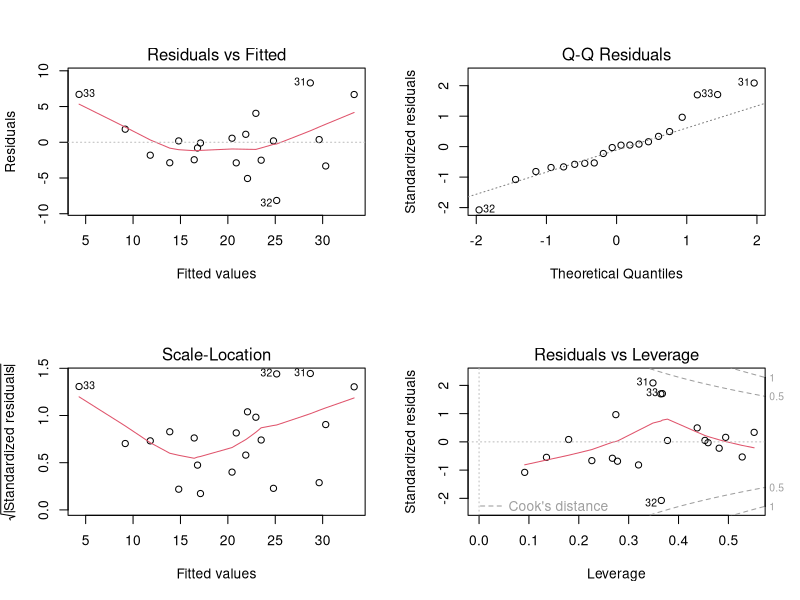
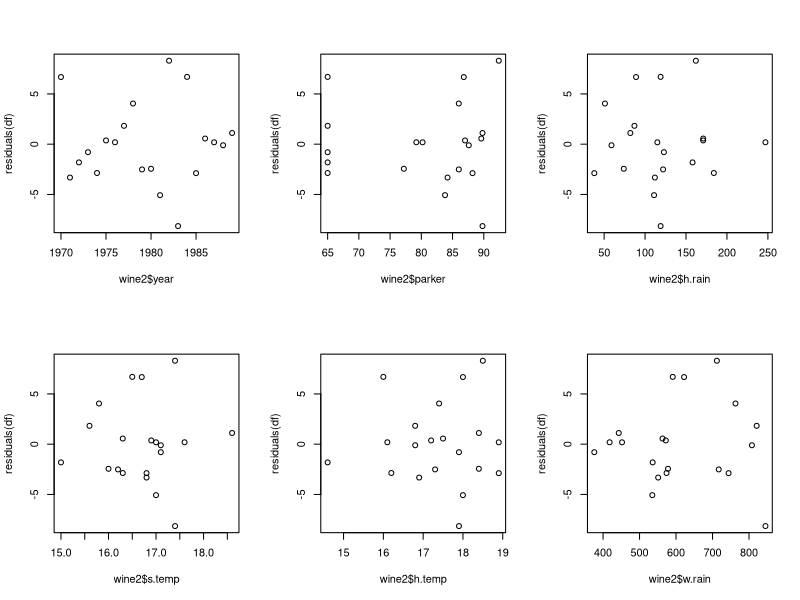
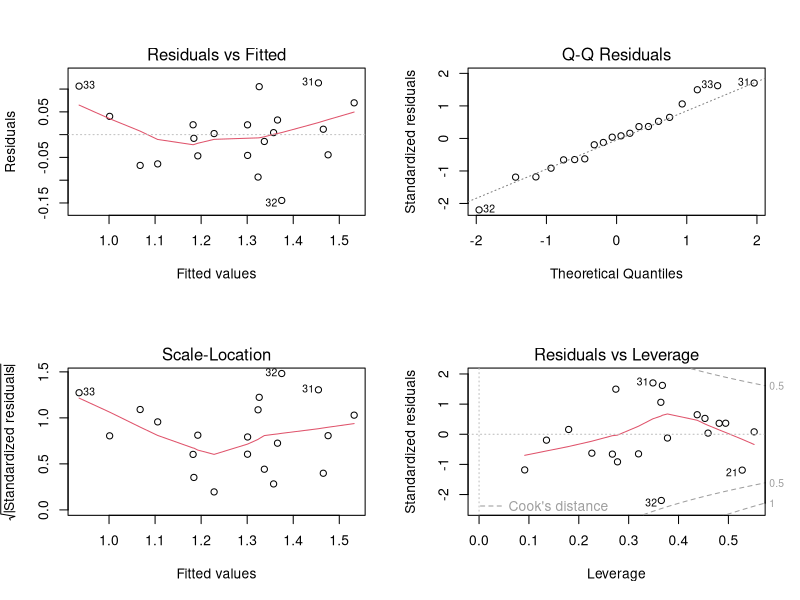
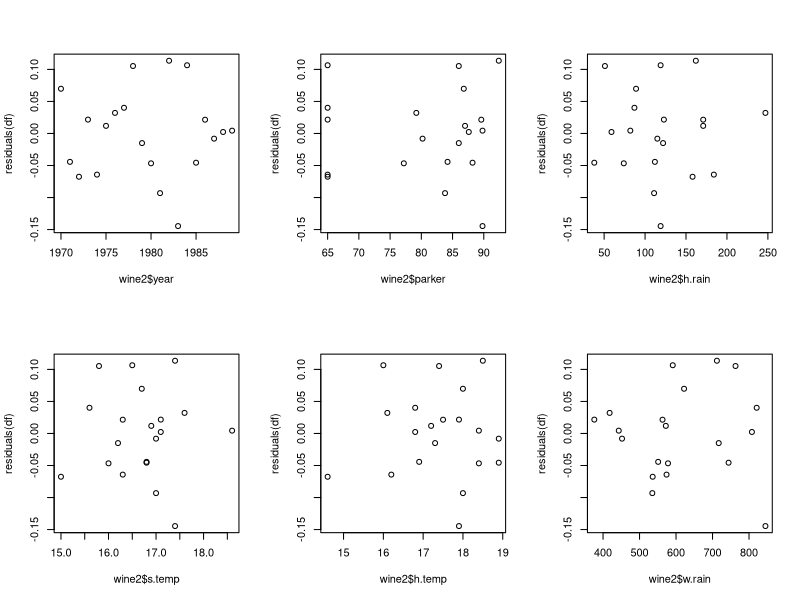
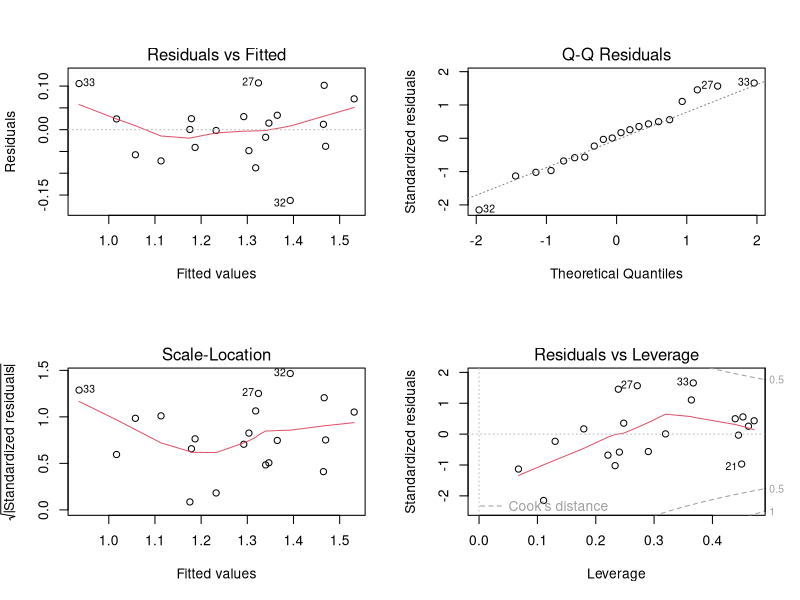
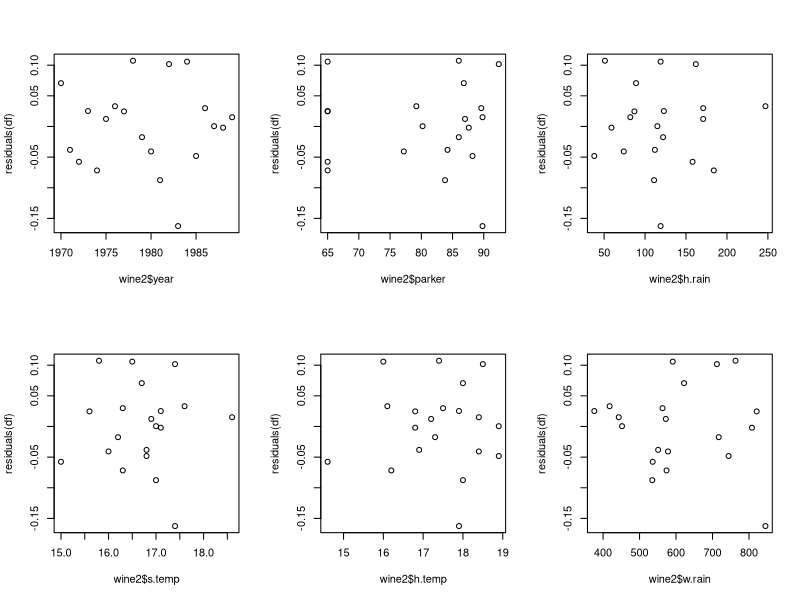
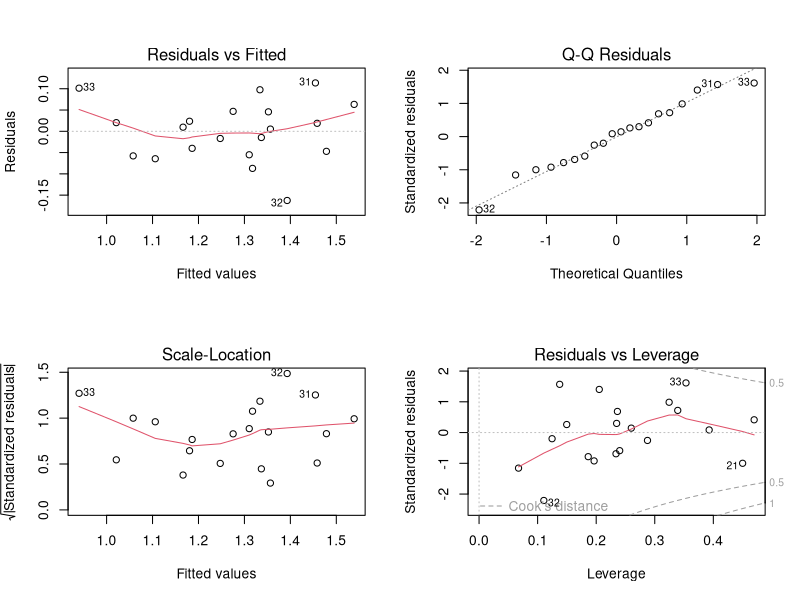
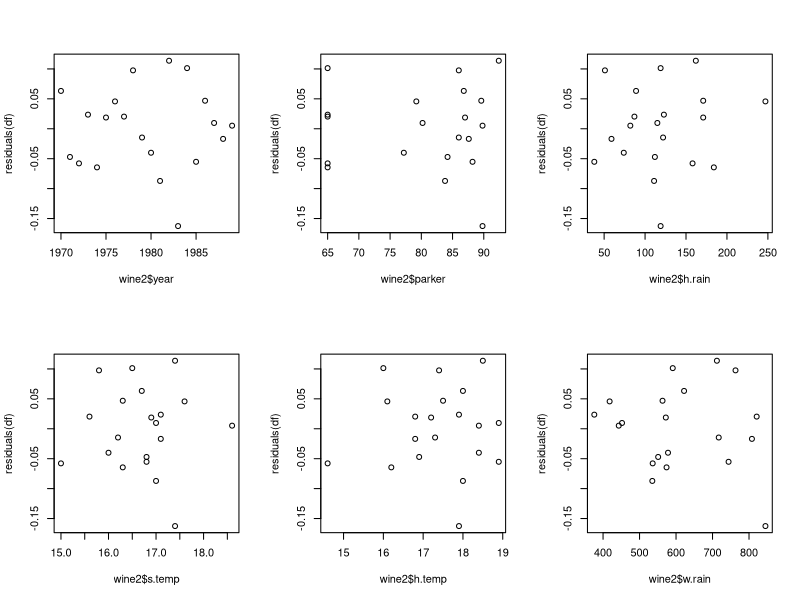

Reproduce these figures in R, in order. (Note: this script raises an error after producing the figures.)
# load dataset
wine <- read.table("wine.txt", header = TRUE)
# regress parker using the other variables
# ==========================================
pp <- lm("parker ~ year + h.rain + s.temp + w.rain + h.temp", data=wine)
summary(pp) # R2 30.11
# remove h.temp and year
pp <- lm("parker ~ h.rain + s.temp + w.rain", data=wine)
summary(pp) # R2 30 -> 35, Error 7.94 > 7.6
# remove h.rain
pp <- lm("parker ~ s.temp + w.rain", data=wine)
summary(pp) # R2 32.2
# Regressing price from other parameters
# ==========================================
# remove na rows from price and parker
wine2 <- wine[!is.na(wine$price),]
wine2 <- wine2[!is.na(wine2$parker),]
# correlation matrix
cor(wine2)
# plotting function to save plots
plotter = function(df, name1, name2){
  # plot model fit
  png(name1)
  par(mfrow=c(2,2))
  plot(df)
  dev.off()
  png(name2)
  par(mfrow=c(2, 3))
  plot(wine2$year, residuals(df))
  plot(wine2$parker, residuals(df))
  plot(wine2$h.rain, residuals(df))
  plot(wine2$s.temp, residuals(df))
  plot(wine2$h.temp, residuals(df))
  plot(wine2$w.rain, residuals(df))
  dev.off()}
# regress price on all predictor variables
wp2 <- lm("price ~ year + h.rain + s.temp + w.rain + h.temp + parker",
          data=wine2)

summary(wp2) # An adjusted R2 of 0.66 was observed with a RSE of 4.928.
plotter(wp2, "wp2_plot.png", "wp2_residuals.png")
wp3 <- lm("log10(price) ~ year + h.rain + s.temp + w.rain + h.temp + parker",
          data=wine2)
summary(wp3) # adj R2 was 0.78 and the RSE was 1.2
plotter(wp3, "wp3_plot.png", "wp3_residuals.png")
# removing w.rain from the model as it is least significant
wp4 <- lm("log10(price) ~ year + h.rain + s.temp + h.temp + parker",
          data=wine2)
summary(wp4)
plotter(wp4, "wp4_plot.png", "wp4_residuals.png")
# removing h.rain from the model as it is least significant
wp5 <- lm("log10(price) ~ year + s.temp + h.temp + parker", data=wine2)
summary(wp5)
plotter(wp5, "wp5_plot.png", "wp5_residuals.png")
# removing h.temp from the model as it is least significant
wp6 <- lm("log10(price) ~ year + s.temp + parker", data=wine2)
summary(wp6)
plotter(wp6, "wp6_plot.png", "wp6_residuals.png")
# removing s.temp from the model as it is least significant
wp7 <- lm("log10(price) ~ year + parker", data=wine2)
summary(wp7) # R2 reduced from wp6. Dont remove s.temp
plotter(wp7, "wp7_plot.png", "wp7_residuals.png")
# we confirm our choice of variables by performing a stepwise AIC analysis
library("MASS")
wp0 <- lm("price ~ 1", data=wine2)
stepAIC(wp0, ~year + h.rain + s.temp + w.rain + h.temp + parker, data=wine2,
        direction="both")
anova(wp6) # ANOVA analysis
library("car")
car::vif(wp6) # VIF 1.290710 1.431326 1.425071
# prediction analysis
test <- data.frame(price=27, year=1978, parker=86, s.temp=15.8)
test <- data.frame(price=17, year=1988, parker=87.6, s.temp=17.1)
test <- data.frame(price=11, year=1984, parker=65, s.temp=16.5)
confidence <- predict(wp6, test, se.fit=T, interval=c("confidence"))
prediction <- predict(wp6, test, se.fit=T, interval=c("prediction"))
